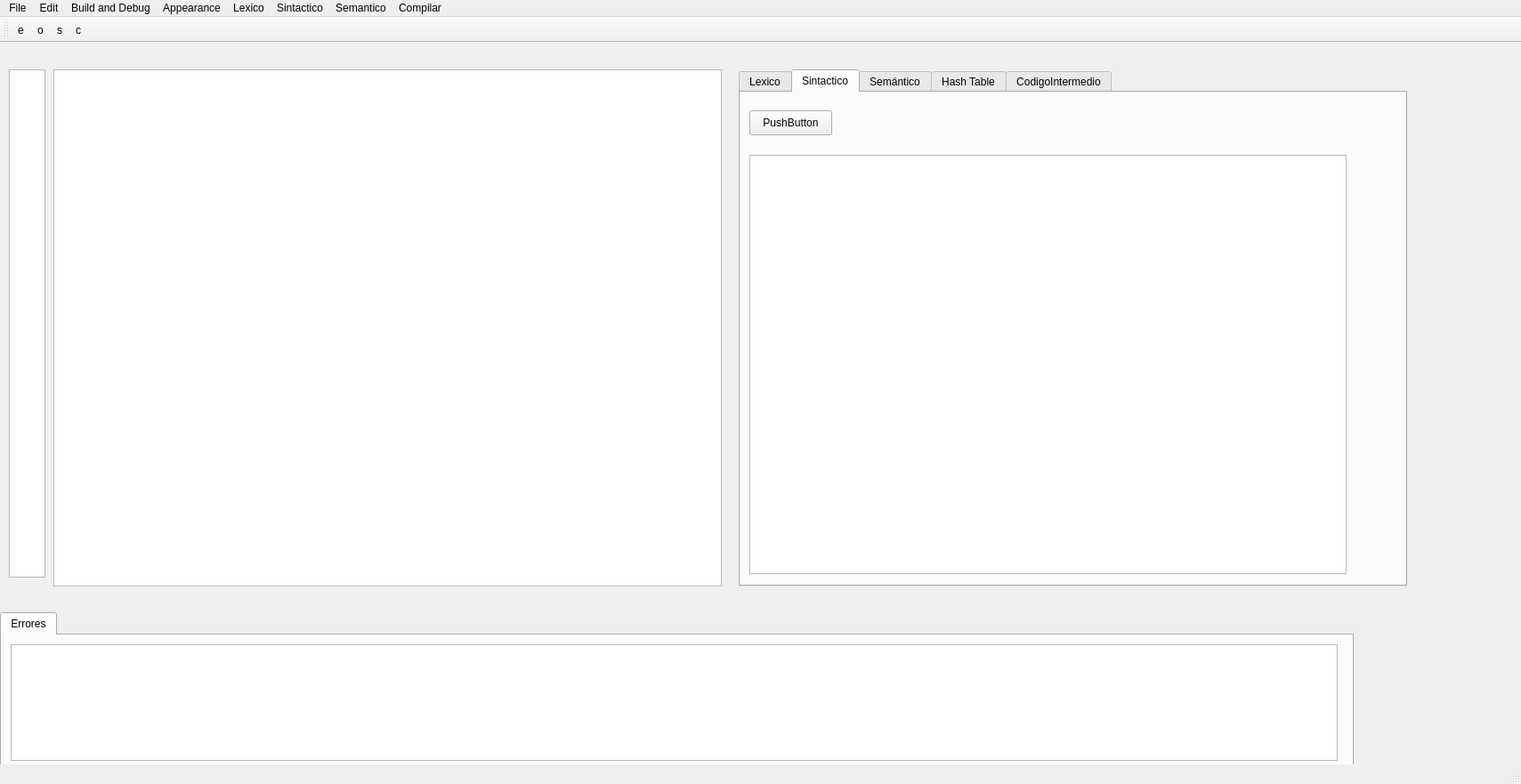
<?xml version="1.0" encoding="UTF-8"?>
<ui version="4.0">
 <class>MainWindow</class>
 <widget class="QMainWindow" name="MainWindow">
  <property name="geometry">
   <rect>
    <x>0</x>
    <y>0</y>
    <width>1709</width>
    <height>881</height>
   </rect>
  </property>
  <property name="windowTitle">
   <string>MainWindow</string>
  </property>
  <widget class="QWidget" name="centralwidget">
   <widget class="QTextEdit" name="textEdit">
    <property name="geometry">
     <rect>
      <x>60</x>
      <y>30</y>
      <width>751</width>
      <height>581</height>
     </rect>
    </property>
    <property name="font">
     <font>
      <family>Consolas</family>
      <pointsize>10</pointsize>
     </font>
    </property>
    <property name="readOnly">
     <bool>true</bool>
    </property>
    <property name="placeholderText">
     <string/>
    </property>
   </widget>
   <widget class="QTextEdit" name="textEdit_2">
    <property name="geometry">
     <rect>
      <x>10</x>
      <y>30</y>
      <width>41</width>
      <height>571</height>
     </rect>
    </property>
    <property name="font">
     <font>
      <family>Consolas</family>
      <pointsize>10</pointsize>
     </font>
    </property>
    <property name="lineWrapMode">
     <enum>QTextEdit::NoWrap</enum>
    </property>
    <property name="readOnly">
     <bool>true</bool>
    </property>
   </widget>
   <widget class="QTabWidget" name="tabWidget">
    <property name="geometry">
     <rect>
      <x>830</x>
      <y>30</y>
      <width>751</width>
      <height>581</height>
     </rect>
    </property>
    <property name="currentIndex">
     <number>1</number>
    </property>
    <widget class="QWidget" name="tabLexico">
     <attribute name="title">
      <string>Lexico</string>
     </attribute>
     <widget class="QTextEdit" name="textLexico">
      <property name="geometry">
       <rect>
        <x>10</x>
        <y>10</y>
        <width>711</width>
        <height>491</height>
       </rect>
      </property>
      <property name="readOnly">
       <bool>true</bool>
      </property>
     </widget>
    </widget>
    <widget class="QWidget" name="tabSintactico">
     <attribute name="title">
      <string>Sintactico</string>
     </attribute>
     <widget class="QTextEdit" name="textSintactico">
      <property name="geometry">
       <rect>
        <x>10</x>
        <y>70</y>
        <width>671</width>
        <height>471</height>
       </rect>
      </property>
      <property name="readOnly">
       <bool>true</bool>
      </property>
     </widget>
     <widget class="QPushButton" name="parseButton">
      <property name="geometry">
       <rect>
        <x>10</x>
        <y>20</y>
        <width>93</width>
        <height>28</height>
       </rect>
      </property>
      <property name="text">
       <string>PushButton</string>
      </property>
     </widget>
    </widget>
    <widget class="QWidget" name="tabSemantico">
     <attribute name="title">
      <string>Semántico</string>
     </attribute>
     <widget class="QTextEdit" name="textSemantico">
      <property name="geometry">
       <rect>
        <x>10</x>
        <y>10</y>
        <width>671</width>
        <height>531</height>
       </rect>
      </property>
      <property name="readOnly">
       <bool>true</bool>
      </property>
     </widget>
    </widget>
    <widget class="QWidget" name="tabHashTable">
     <attribute name="title">
      <string>Hash Table</string>
     </attribute>
     <widget class="QTextEdit" name="textHashTable">
      <property name="geometry">
       <rect>
        <x>10</x>
        <y>10</y>
        <width>671</width>
        <height>531</height>
       </rect>
      </property>
     </widget>
    </widget>
    <widget class="QWidget" name="tabInterCode">
     <attribute name="title">
      <string>CodigoIntermedio</string>
     </attribute>
     <widget class="QTextEdit" name="textInterCode">
      <property name="geometry">
       <rect>
        <x>10</x>
        <y>10</y>
        <width>671</width>
        <height>531</height>
       </rect>
      </property>
     </widget>
    </widget>
   </widget>
   <widget class="QTabWidget" name="tabWidget_2">
    <property name="geometry">
     <rect>
      <x>0</x>
      <y>640</y>
      <width>1521</width>
      <height>191</height>
     </rect>
    </property>
    <property name="currentIndex">
     <number>0</number>
    </property>
    <widget class="QWidget" name="tabErroresLex">
     <attribute name="title">
      <string>Errores</string>
     </attribute>
     <widget class="QTextEdit" name="textErrores">
      <property name="geometry">
       <rect>
        <x>10</x>
        <y>10</y>
        <width>1491</width>
        <height>131</height>
       </rect>
      </property>
      <property name="readOnly">
       <bool>true</bool>
      </property>
     </widget>
    </widget>
   </widget>
  </widget>
  <widget class="QStatusBar" name="statusbar"/>
  <widget class="QToolBar" name="toolBar">
   <property name="windowTitle">
    <string>toolBar</string>
   </property>
   <attribute name="toolBarArea">
    <enum>TopToolBarArea</enum>
   </attribute>
   <attribute name="toolBarBreak">
    <bool>false</bool>
   </attribute>
   <addaction name="iconNew"/>
   <addaction name="iconOpen"/>
   <addaction name="iconSave"/>
   <addaction name="iconClose"/>
  </widget>
  <widget class="QMenuBar" name="menubar">
   <property name="geometry">
    <rect>
     <x>0</x>
     <y>0</y>
     <width>1709</width>
     <height>26</height>
    </rect>
   </property>
   <property name="nativeMenuBar">
    <bool>false</bool>
   </property>
   <widget class="QMenu" name="menuFile">
    <property name="title">
     <string>File</string>
    </property>
    <addaction name="actionNew"/>
    <addaction name="actionOpen"/>
    <addaction name="actionClose"/>
    <addaction name="separator"/>
    <addaction name="actionSave"/>
    <addaction name="actionSave_As"/>
   </widget>
   <widget class="QMenu" name="menuEdit">
    <property name="title">
     <string>Edit</string>
    </property>
    <addaction name="actionUndo"/>
    <addaction name="actionRedo"/>
    <addaction name="separator"/>
    <addaction name="actionCopy"/>
    <addaction name="actionPaste"/>
    <addaction name="actionCut"/>
   </widget>
   <widget class="QMenu" name="menuBuild_and_Debug">
    <property name="title">
     <string>Build and Debug</string>
    </property>
   </widget>
   <widget class="QMenu" name="menuAppearance">
    <property name="title">
     <string>Appearance</string>
    </property>
    <addaction name="actionSet_Dark_Mode"/>
    <addaction name="actionSet_Light_Mode"/>
    <addaction name="separator"/>
    <addaction name="actionIncrease_Font_Size"/>
    <addaction name="actionDecrease_Font_Size"/>
   </widget>
   <widget class="QMenu" name="menuLexico">
    <property name="title">
     <string>Lexico</string>
    </property>
   </widget>
   <widget class="QMenu" name="menuSintactico">
    <property name="title">
     <string>Sintactico</string>
    </property>
   </widget>
   <widget class="QMenu" name="menuSemantico">
    <property name="title">
     <string>Semantico</string>
    </property>
   </widget>
   <widget class="QMenu" name="menuCompilar">
    <property name="title">
     <string>Compilar</string>
    </property>
   </widget>
   <addaction name="menuFile"/>
   <addaction name="menuEdit"/>
   <addaction name="menuBuild_and_Debug"/>
   <addaction name="menuAppearance"/>
   <addaction name="menuLexico"/>
   <addaction name="menuSintactico"/>
   <addaction name="menuSemantico"/>
   <addaction name="menuCompilar"/>
  </widget>
  <action name="actionNew">
   <property name="icon">
    <iconset>
     <normaloff>images/new.png</normaloff>images/new.png</iconset>
   </property>
   <property name="text">
    <string>New</string>
   </property>
   <property name="shortcut">
    <string>Ctrl+N</string>
   </property>
  </action>
  <action name="actionSave">
   <property name="icon">
    <iconset>
     <normaloff>images/save.png</normaloff>images/save.png</iconset>
   </property>
   <property name="text">
    <string>Save</string>
   </property>
   <property name="shortcut">
    <string>Ctrl+S</string>
   </property>
  </action>
  <action name="actionOpen">
   <property name="icon">
    <iconset>
     <normaloff>images/open.png</normaloff>images/open.png</iconset>
   </property>
   <property name="text">
    <string>Open</string>
   </property>
   <property name="shortcut">
    <string>Ctrl+O</string>
   </property>
  </action>
  <action name="actionSave_As">
   <property name="text">
    <string>Save As</string>
   </property>
   <property name="shortcut">
    <string>Ctrl+Shift+S</string>
   </property>
  </action>
  <action name="actionUndo">
   <property name="text">
    <string>Undo</string>
   </property>
   <property name="shortcut">
    <string>Ctrl+Z</string>
   </property>
  </action>
  <action name="actionRedo">
   <property name="text">
    <string>Redo</string>
   </property>
   <property name="shortcut">
    <string>Ctrl+Y</string>
   </property>
  </action>
  <action name="actionCopy">
   <property name="text">
    <string>Copy</string>
   </property>
   <property name="shortcut">
    <string>Ctrl+C</string>
   </property>
  </action>
  <action name="actionPaste">
   <property name="text">
    <string>Paste</string>
   </property>
   <property name="shortcut">
    <string>Ctrl+V</string>
   </property>
  </action>
  <action name="actionCut">
   <property name="text">
    <string>Cut</string>
   </property>
   <property name="shortcut">
    <string>Ctrl+X</string>
   </property>
  </action>
  <action name="actionChange_Font_Size">
   <property name="text">
    <string>Change Font Size</string>
   </property>
  </action>
  <action name="actionSet_Dark_Mode">
   <property name="text">
    <string>Set Dark Mode</string>
   </property>
  </action>
  <action name="actionSet_Light_Mode">
   <property name="text">
    <string>Set Light Mode</string>
   </property>
  </action>
  <action name="actionIncrease_Font_Size">
   <property name="text">
    <string>Increase Font Size</string>
   </property>
   <property name="shortcut">
    <string>Ctrl++</string>
   </property>
  </action>
  <action name="actionDecrease_Font_Size">
   <property name="text">
    <string>Decrease Font Size</string>
   </property>
   <property name="shortcut">
    <string>Ctrl+_</string>
   </property>
  </action>
  <action name="actionClose">
   <property name="icon">
    <iconset>
     <normaloff>images/close.png</normaloff>images/close.png</iconset>
   </property>
   <property name="text">
    <string>Close</string>
   </property>
   <property name="shortcut">
    <string>Ctrl+F4</string>
   </property>
  </action>
  <action name="iconNew">
   <property name="icon">
    <iconset>
     <normaloff>images/new.png</normaloff>images/new.png</iconset>
   </property>
   <property name="text">
    <string>e</string>
   </property>
  </action>
  <action name="iconSave">
   <property name="icon">
    <iconset>
     <normaloff>images/save.png</normaloff>images/save.png</iconset>
   </property>
   <property name="text">
    <string>s</string>
   </property>
  </action>
  <action name="iconOpen">
   <property name="icon">
    <iconset>
     <normaloff>images/open.png</normaloff>images/open.png</iconset>
   </property>
   <property name="text">
    <string>o</string>
   </property>
  </action>
  <action name="iconClose">
   <property name="icon">
    <iconset>
     <normaloff>images/close.png</normaloff>images/close.png</iconset>
   </property>
   <property name="text">
    <string>c</string>
   </property>
  </action>
 </widget>
 <resources/>
 <connections/>
</ui>
